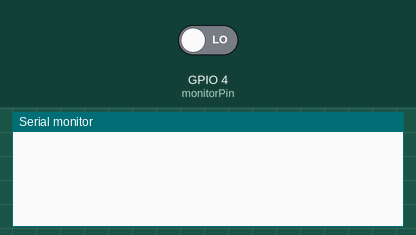
A sketch run on a simulated ESP32. Parts: the last lines printed to the serial monitor. The test bench sets the inputs (shaded band); at power-on: GPIO 4 (monitorPin) LOW. WiFi joins after 1.5 s; servers stay silent unless stated; uploads are accepted with an empty reply.

Above: at 1.2 s.
1.3 s: GPIO 4 (monitorPin) driven HIGH
At 3.1 s:
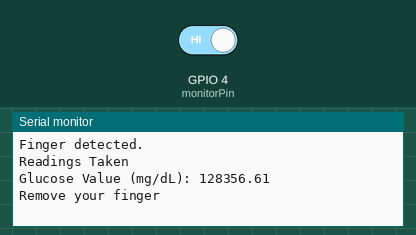
3.5 s: GPIO 4 (monitorPin) driven LOW
At 4.0 s:
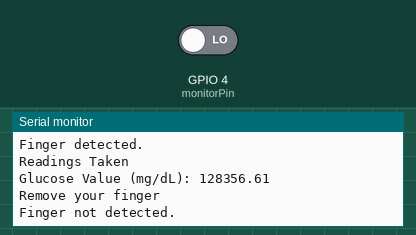

The sketch:

threaded_glucose_readings.ino
```cpp
#include <Arduino.h>
#include <WiFi.h>
#include <HTTPClient.h>


const char *ssid = "";
const char *password = "";

// Twilio API Credentials
const char *twilioAccountSID = " ";
const char *twilioAuthToken = " ";
const char *twilioPhoneNumber = " ";
const char *recipientPhoneNumber = " ";

// Pin Definitions
const int glucosePin = 34;   // Analog pin for glucose sensor
const int monitorPin = 4;    // Digital pin 4 for finger detection

// Regression Coefficients (m and c) from Calibration(average of the four slopes and intercepts)
const float slope = 62.7315;
const float intercept = -117.5;


volatile bool fingerDetected = false;

// Task Handles
TaskHandle_t MonitorTaskHandle = NULL;


void TaskReadGlucose(void *parameter);
void TaskMonitorPin(void *parameter);
void IRAM_ATTR onPinChange();  // Interrupt Service Routine
void sendSMS(float glucoseValue);

void setup() {
  Serial.begin(115200);


  WiFi.begin(ssid, password);
  pinMode(monitorPin, INPUT);   // Set D4 as input for finger detection

  // Attach Interrupt to Pin 4
  attachInterrupt(digitalPinToInterrupt(monitorPin), onPinChange, CHANGE);

  // Create Tasks
  xTaskCreate(TaskReadGlucose, "Read Glucose", 4096, NULL, 1, NULL);
  xTaskCreate(TaskMonitorPin, "Monitor Pin", 2048, NULL, 2, &MonitorTaskHandle);
}

void loop() {
  // Empty loop - Tasks run independently
}

// Interrupt Service Routine for Pin Change
void IRAM_ATTR onPinChange() {
  fingerDetected = digitalRead(monitorPin);  // Update finger state
  if (MonitorTaskHandle != NULL) {
    xTaskResumeFromISR(MonitorTaskHandle);  // Resume Task 2
  }
}

// Task 1: Simulate Glucose Value and Apply Calibration
void TaskReadGlucose(void *parameter) {
  while (true) {
    if (fingerDetected) {
      int rawValue = analogRead(glucosePin);
      float glucoseValue = rawValue*slope+intercept;

      Serial.println("Readings Taken");
      Serial.print("Glucose Value (mg/dL): ");
      Serial.println(glucoseValue);

      if (glucoseValue > 95) {
        sendSMS(glucoseValue);
      }

      Serial.println("Remove your finger");
      vTaskDelay(5000 / portTICK_PERIOD_MS);
    }
    vTaskDelay(1000 / portTICK_PERIOD_MS);  // Delay for 1 second
  }
}

// Task 2: Monitor Finger Detection
void TaskMonitorPin(void *parameter) {
  static bool previousState = false;  // Tracks the last finger detection state
  while (true) {
    if (fingerDetected && !previousState) {
      // Finger just detected
      Serial.println("Finger detected.");
      previousState = true;  // Update state
    } else if (!fingerDetected && previousState) {
      // Finger just removed
      Serial.println("Finger not detected.");
      previousState = false;  // Update state
    }
    vTaskDelay(100 / portTICK_PERIOD_MS);  // Periodic check every 100ms
  }
}

// Function to Send SMS via Twilio API
void sendSMS(float glucoseValue) {
  if (WiFi.status() == WL_CONNECTED) {
    HTTPClient http;
    String message = "Alert! Glucose level is high: " + String(glucoseValue) + " mg/dL";

    // Construct Twilio API URL
    String url = "https://api.twilio.com/2010-04-01/Accounts/" + String(twilioAccountSID) + "/Messages.json";

    // Construct HTTP POST body
    String body = "To=" + String(recipientPhoneNumber) +
                  "&From=" + String(twilioPhoneNumber) +
                  "&Body=" + message;

    // Set HTTP headers
    http.begin(url);
    http.setAuthorization(twilioAccountSID, twilioAuthToken);
    http.addHeader("Content-Type", "application/x-www-form-urlencoded");

    // Send HTTP POST request
    int httpResponseCode = http.POST(body);
    //error handling
    if (httpResponseCode > 0) {
     // Serial.print("SMS sent successfully. Response code: ");
      //Serial.println(httpResponseCode);
    } else {
     // Serial.print("Failed to send SMS. Error code: ");
     // Serial.println(httpResponseCode);
    }

    http.end();
  } else {
    Serial.println("WiFi disconnected. Unable to send SMS.");
  }
}
```

Measured:
- after the input at 1.3 s, the serial monitor: prints a new line at once (image 1)
- after the input at 3.5 s, the serial monitor: prints a new line at once (image 2)
